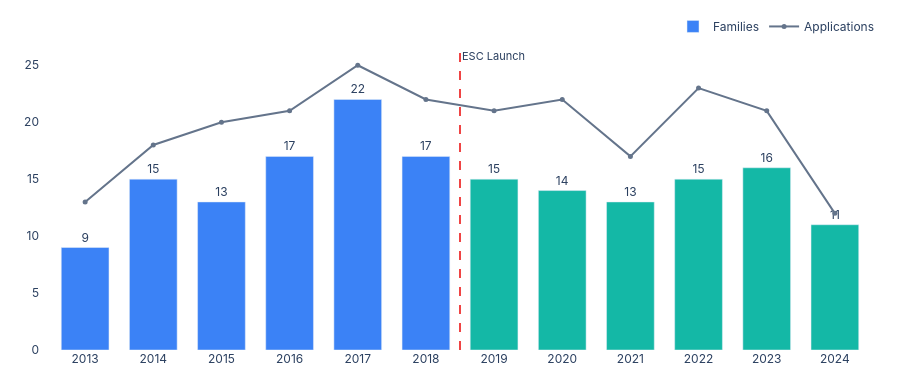

The code cell stored with this chart in its notebook:
### Code cell
blue, teal, gray = "#3b82f6", "#14b8a6", "#64748b"
colors = [blue if y <= 2018 else teal for y in df3["year"]]

fig = go.Figure()
fig.add_bar(
    x=df3["year"],
    y=df3["families"],
    name="Families",
    marker_color=colors,
    text=df3["families"],
    textposition="outside",
)
fig.add_scatter(
    x=df3["year"],
    y=df3["applications"],
    name="Applications",
    mode="lines+markers",
    line=dict(color=gray, width=2),
    marker=dict(size=5),
)
fig.add_vline(
    x=2018.5,
    line_dash="dash",
    line_color="#ef4444",
    annotation_text="ESC Launch",
    annotation_font_size=11,
)
fig.update_layout(
    title=None,
    height=380,
    bargap=0.3,
    font=dict(family="Inter, sans-serif", size=12),
    xaxis=dict(dtick=1, title=None),
    yaxis=dict(title=None),
    legend=dict(orientation="h", yanchor="bottom", y=1.02, xanchor="right", x=1),
    margin=dict(t=40, b=30, l=40, r=20),
    plot_bgcolor="white",
    paper_bgcolor="white",
)

p1m = df3[df3["year"] <= 2018]["families"].mean()
p2m = df3[df3["year"] > 2018]["families"].mean()
pk = df3.loc[df3["families"].idxmax()]

display(
    HTML(
        f"""
<div class="rpt-card">
  <h2>Filing Activity Over Time</h2>
  <div class="desc">DOCDB families and applications per filing year, 2013–2024.</div>
</div>
"""
    )
)
fig.show()
display(
    HTML(
        f"""
<div style="max-width:960px;margin:0 auto">
<div class="insight">
  <strong>Key Finding:</strong> Filing volume remained stable — average
  <strong>{p1m:.1f}</strong> families/year (2013–18) vs <strong>{p2m:.1f}</strong> (2019–24).
  Peak: <strong>{int(pk.year)}</strong> with {int(pk.families)} families.
</div>
</div>
"""
    )
)

### Figure 1 — Plotly figure (JSON) as saved in the notebook; plotly's stock layout.template omitted (floating-point values rounded to 4 significant figures)
{"data": [{"marker": {"color": ["#3b82f6", "#3b82f6", "#3b82f6", "#3b82f6", "#3b82f6", "#3b82f6", "#14b8a6", "#14b8a6", "#14b8a6", "#14b8a6", "#14b8a6", "#14b8a6"]}, "name": "Families", "text": [9.0, 15.0, 13.0, 17.0, 22.0, 17.0, 15.0, 14.0, 13.0, 15.0, 16.0, 11.0], "textposition": "outside", "type": "bar", "x": [2013, 2014, 2015, 2016, 2017, 2018, 2019, 2020, 2021, 2022, 2023, 2024], "y": [9, 15, 13, 17, 22, 17, 15, 14, 13, 15, 16, 11]}, {"line": {"color": "#64748b", "width": 2}, "marker": {"size": 5}, "mode": "lines+markers", "name": "Applications", "type": "scatter", "x": [2013, 2014, 2015, 2016, 2017, 2018, 2019, 2020, 2021, 2022, 2023, 2024], "y": [13, 18, 20, 21, 25, 22, 21, 22, 17, 23, 21, 12]}], "layout": {"annotations": [{"font": {"size": 11}, "showarrow": false, "text": "ESC Launch", "x": 2018.0, "xanchor": "left", "xref": "x", "y": 1, "yanchor": "top", "yref": "y domain"}], "bargap": 0.3, "font": {"family": "Inter, sans-serif", "size": 12}, "height": 380, "legend": {"orientation": "h", "x": 1, "xanchor": "right", "y": 1.02, "yanchor": "bottom"}, "margin": {"b": 30, "l": 40, "r": 20, "t": 40}, "paper_bgcolor": "white", "plot_bgcolor": "white", "shapes": [{"line": {"color": "#ef4444", "dash": "dash"}, "type": "line", "x0": 2018.0, "x1": 2018.0, "xref": "x", "y0": 0, "y1": 1, "yref": "y domain"}], "title": {}, "xaxis": {"dtick": 1, "title": {}}, "yaxis": {"title": {}}}}
